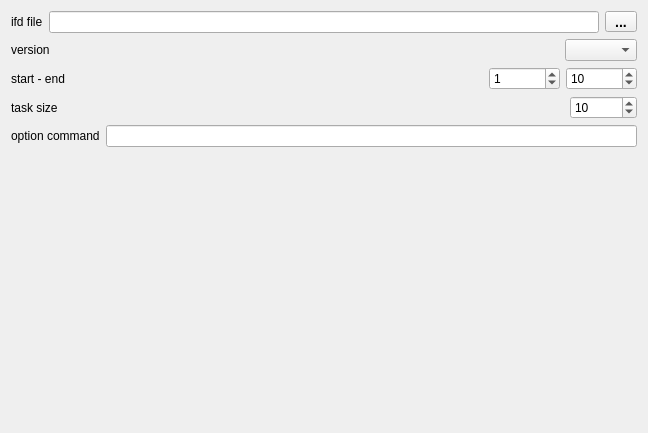
<?xml version="1.0" encoding="UTF-8"?>
<ui version="4.0">
 <class>TaskMantraWidget</class>
 <widget class="QWidget" name="TaskMantraWidget">
  <property name="geometry">
   <rect>
    <x>0</x>
    <y>0</y>
    <width>648</width>
    <height>433</height>
   </rect>
  </property>
  <property name="acceptDrops">
   <bool>true</bool>
  </property>
  <property name="windowTitle">
   <string>spool Mantra</string>
  </property>
  <layout class="QVBoxLayout" name="verticalLayout">
   <item>
    <layout class="QHBoxLayout" name="horizontalLayout_5">
     <item>
      <widget class="QLabel" name="label_3">
       <property name="text">
        <string>ifd file</string>
       </property>
      </widget>
     </item>
     <item>
      <widget class="QLineEdit" name="lineEditFileName"/>
     </item>
     <item>
      <widget class="QPushButton" name="pushButtonFileNameRef">
       <property name="styleSheet">
        <string notr="true">QPushButton {
padding: 3px;
font: bold 14px;
padding-left: 5px;
padding-right: 5px;
min-width: 20px;
max-width: 20px;
min-height: 13px;
max-height: 13px;
}</string>
       </property>
       <property name="text">
        <string>...</string>
       </property>
      </widget>
     </item>
    </layout>
   </item>
   <item>
    <layout class="QHBoxLayout" name="horizontalLayout_10">
     <item>
      <widget class="QLabel" name="label_9">
       <property name="text">
        <string>version</string>
       </property>
      </widget>
     </item>
     <item>
      <spacer name="horizontalSpacer_7">
       <property name="orientation">
        <enum>Qt::Horizontal</enum>
       </property>
       <property name="sizeHint" stdset="0">
        <size>
         <width>40</width>
         <height>20</height>
        </size>
       </property>
      </spacer>
     </item>
     <item>
      <widget class="QComboBox" name="comboBoxVersion">
       <property name="enabled">
        <bool>true</bool>
       </property>
       <property name="editable">
        <bool>false</bool>
       </property>
       <property name="currentIndex">
        <number>-1</number>
       </property>
      </widget>
     </item>
    </layout>
   </item>
   <item>
    <layout class="QHBoxLayout" name="horizontalLayout">
     <item>
      <widget class="QLabel" name="label">
       <property name="text">
        <string>start - end</string>
       </property>
      </widget>
     </item>
     <item>
      <spacer name="horizontalSpacer">
       <property name="orientation">
        <enum>Qt::Horizontal</enum>
       </property>
       <property name="sizeHint" stdset="0">
        <size>
         <width>40</width>
         <height>20</height>
        </size>
       </property>
      </spacer>
     </item>
     <item>
      <widget class="QSpinBox" name="spinBoxStart">
       <property name="minimum">
        <number>-100000</number>
       </property>
       <property name="maximum">
        <number>1000000000</number>
       </property>
       <property name="value">
        <number>1</number>
       </property>
      </widget>
     </item>
     <item>
      <widget class="QSpinBox" name="spinBoxEnd">
       <property name="minimum">
        <number>-100000</number>
       </property>
       <property name="maximum">
        <number>1000000000</number>
       </property>
       <property name="value">
        <number>10</number>
       </property>
      </widget>
     </item>
    </layout>
   </item>
   <item>
    <layout class="QHBoxLayout" name="horizontalLayout_7">
     <item>
      <widget class="QLabel" name="label_6">
       <property name="text">
        <string>task size</string>
       </property>
      </widget>
     </item>
     <item>
      <spacer name="horizontalSpacer_4">
       <property name="orientation">
        <enum>Qt::Horizontal</enum>
       </property>
       <property name="sizeHint" stdset="0">
        <size>
         <width>40</width>
         <height>20</height>
        </size>
       </property>
      </spacer>
     </item>
     <item>
      <widget class="QSpinBox" name="spinBoxTaskSize">
       <property name="minimum">
        <number>1</number>
       </property>
       <property name="maximum">
        <number>1000000</number>
       </property>
       <property name="value">
        <number>10</number>
       </property>
      </widget>
     </item>
    </layout>
   </item>
   <item>
    <layout class="QHBoxLayout" name="horizontalLayout_3">
     <item>
      <widget class="QLabel" name="label_2">
       <property name="text">
        <string>option command</string>
       </property>
      </widget>
     </item>
     <item>
      <widget class="QLineEdit" name="lineEditOptionCommand"/>
     </item>
    </layout>
   </item>
   <item>
    <spacer name="verticalSpacer">
     <property name="orientation">
      <enum>Qt::Vertical</enum>
     </property>
     <property name="sizeHint" stdset="0">
      <size>
       <width>20</width>
       <height>40</height>
      </size>
     </property>
    </spacer>
   </item>
  </layout>
 </widget>
 <resources/>
 <connections/>
</ui>
